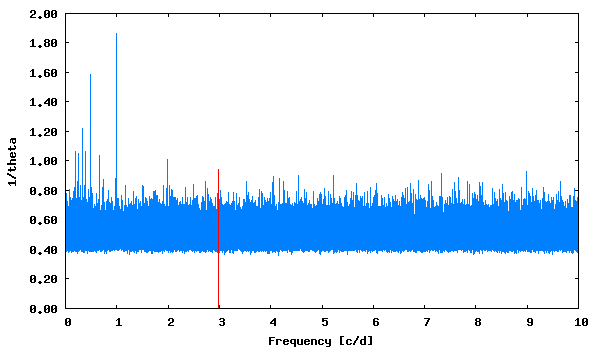

This figure's gnuplot source:
set term png size 600,350 medium
set colors classic
set output "phase_lc_6.lk.png"
set xlabel "Frequency [c/d]"
set ylabel "1/theta"
set format y "%5.2f"
plot [] "lk.periodogram" using 1:2 with lines linecolor 3 title "", "<echo '2.986615  0.94'" with impulses linecolor 1 title ""
 
